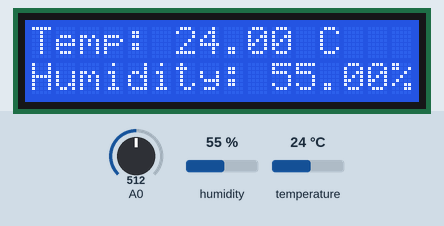
Recording of a sketch running on a simulated Arduino Mega 2560, built with avr-gcc and run on an emulated ATmega2560. Shown: 16×2 character LCD. Inputs (shaded band) come from the test bench; at power-on: temperature 24 °C, humidity 55 %, A0 = 512. What the sketch prints to the serial monitor is not drawn.

Above: at 1.2 s.
1.3 s: temperature set to 6 °C
At 2.8 s:
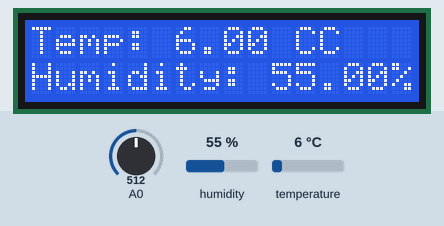
3.6 s: humidity set to 22 %
At 5.3 s:
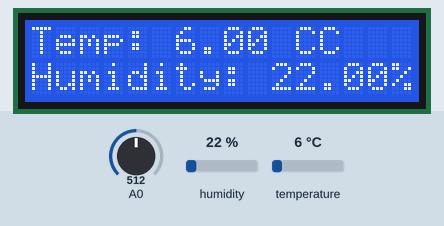
5.6 s: humidity set to 40 %
At 6.7 s:
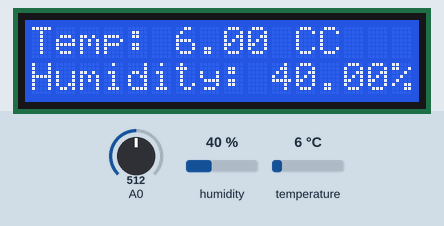
7.6 s: temperature set to 12 °C
At 9.2 s:
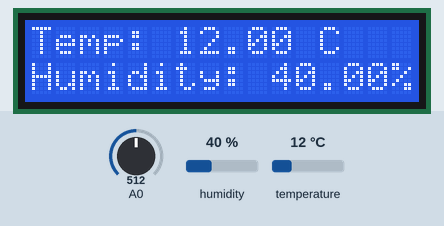
Timing chart, 0 to 10.7 s (numbered marks = the images above; inputs shaded):
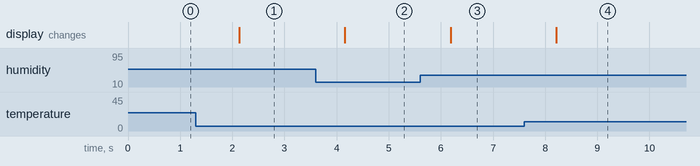

Measured:
- after the input at 1.3 s, the display: changes after 0.83 s (image 1)
- after the input at 3.6 s, the display: changes after 0.56 s (image 2)
- after the input at 5.6 s, the display: changes after 0.58 s (image 3)
- after the input at 7.6 s, the display: changes after 0.61 s (image 4)

The sketch:

final_project.ino
```cpp
#include <LiquidCrystal.h>
#include <DHT.h>
#include <Stepper.h>
#include <RTClib.h>

#define RDA 0x80
#define TBE 0x20

#define RLED 44
#define GLED 45
#define BLED 46
#define YLED 47

#define DHT11_PIN 49
#define DHTTYPE DHT11
#define waterSensor A0
#define fanPin 2
#define ventPin A1

#define strtButton 50
#define RstButton 51
#define stpButton 52

    // LED State
enum States {
  DISABLED = 1,
  IDLE = 2,
  ERROR = 3,
  RUNNING = 4
};

States currentState = DISABLED;

bool fanRunning = false;
bool systemEnabled = false;

  // Water Humidity and Temperature/Steps
const int LOW_WATER = 300;
const int LOW_TEMP = 25;    // low temperature threshold
const int HIGH_TEMP = 30;   // high temperature threshold
const int MAX_STEPS = 200;

  //Buttons
  bool startButton = false;
  bool resetButton = false;
  bool stopButton = false;

  //global ticks counter
int currentTicks = 0;
int timer_running = 0;

  // Setup LCD
LiquidCrystal lcd(35, 34, 33, 32, 31, 30);

  // Setup DHT
DHT dht(DHT11_PIN, DHT11);

RTC_DS1307 rtc;

const long interval = 1000;  // interval at which to blink (milliseconds)

// Setup Stepper
Stepper stepperMot(2048, 9, 10, 11, 12);

  // Water Level
  int waterLevel = 0;
  // Fan
const int speedPin = 7;
const int dir1 = 6;
const int dir2 = 5;
const int motorSpeed = 255;

bool displayTemperatureHumidity = false;
bool stepperOn = false;
bool monitorWater = false;
bool fanOn = false;
int led1 = -1;

  // UART Pointers
volatile unsigned char *myUCSR0A  = (unsigned char *)0x00C0;
volatile unsigned char *myUCSR0B  = (unsigned char *)0x00C1;
volatile unsigned char *myUCSR0C  = (unsigned char *)0x00C2;
volatile unsigned int  *myUBRR0   = (unsigned int *) 0x00C4;
volatile unsigned char *myUDR0    = (unsigned char *) 0x00C6;

  // GPIO Pointers
volatile unsigned char *portA     = (unsigned char *) 0x22;
volatile unsigned char *portDDRA  = (unsigned char *) 0x21;
volatile unsigned char *pinA      = (unsigned char *) 0x20;

volatile unsigned char *portB     = (unsigned char *) 0x25;
volatile unsigned char *portDDRB  = (unsigned char *) 0x24;
volatile unsigned char *pinB      = (unsigned char *) 0x23;

volatile unsigned char *portC     = (unsigned char *) 0x28;
volatile unsigned char *portDDRC  = (unsigned char *) 0x27;
volatile unsigned char *pinC      = (unsigned char *) 0x26;

volatile unsigned char *portD     = (unsigned char *) 0x2B;
volatile unsigned char *portDDRD  = (unsigned char *) 0x2A;
volatile unsigned char *pinD      = (unsigned char *) 0x29;

volatile unsigned char *portE     = (unsigned char *) 0x2E;
volatile unsigned char *portDDRE  = (unsigned char *) 0x2D;
volatile unsigned char *pinE      = (unsigned char *) 0x2C;

  // ADC Pointers
volatile unsigned char* my_ADMUX = (unsigned char*) 0x7C;
volatile unsigned char* my_ADCSRB = (unsigned char*) 0x7B;
volatile unsigned char* my_ADCSRA = (unsigned char*) 0x7A;
volatile unsigned int* my_ADC_DATA = (unsigned int*) 0x78;

  // ISR Pointers
volatile unsigned char *myTCCR1A = (unsigned char *) 0x80;
volatile unsigned char *myTCCR1B = (unsigned char *) 0x81;
volatile unsigned char *myTCCR1C = (unsigned char *) 0x82;
volatile unsigned char *myTIMSK1 = (unsigned char *) 0x6F;
volatile unsigned char *myTIFR1   = (unsigned char *) 0x36;
volatile unsigned int  *myTCNT1   = (unsigned  int *) 0x84;

void setup() {
    // Start the UART
  U0Init(9600);
    // setup the ADC
  adc_init();
    // Initialize LCD
  lcd.begin(16, 2);
    // Initialize DHT sensor
  dht.begin();
    // Initialize RTC
  rtc.begin();
  rtc.adjust(DateTime(F(__DATE__), F(__TIME__)));
    // Stepper Motor
  stepperMot.setSpeed(50);

  currentState = IDLE;
}

void loop() {
  switch (currentState) {
    case DISABLED:
      fanOn = false;
      displayTemperatureHumidity = false;
      stepperOn = true;
      monitorWater = false;
      led1 = 3;

      break;

    case IDLE:
      fanOn = false;
      displayTemperatureHumidity = true;
      stepperOn = true;
      monitorWater = true;
      led1 = 2;

      break;

    case ERROR:
    lcd.clear();
    lcd.print("Error: Low Water Levels!");

      fanOn = false;
      displayTemperatureHumidity = true;
      stepperOn = false;
      monitorWater = true;
      led1 = 0;

      break;

    case RUNNING:
      fanOn = true;
      displayTemperatureHumidity = true;
      stepperOn = true;
      monitorWater = true;
      led1 = 1;
      break;
  }

    waterLevel = adc_read(0);

    // Temperature and Humidity
    float temperature = dht.readTemperature();
    float humidity = dht.readHumidity();

    // ADC
    unsigned char adc_channel_num = 0;

    // Display Temperature and Humidity on LCD
    lcd.setCursor(0, 0);
    lcd.print("Temp: ");
    lcd.print(temperature);
    lcd.print(" C");

    lcd.setCursor(0, 1);
    lcd.print("Humidity: ");
    lcd.print(humidity);
    lcd.print("%");

    Serial.print("Humidity: ");
    Serial.print(humidity);
}

/*
ADC Functions
*/
void adc_init()
{
  // setup the A register
  *my_ADCSRA |= 0b10000000; // set bit   7 to 1 to enable the ADC
  *my_ADCSRA &= 0b11011111; // clear bit 6 to 0 to disable the ADC trigger mode
  *my_ADCSRA &= 0b11110111; // clear bit 5 to 0 to disable the ADC interrupt
  *my_ADCSRA &= 0b11111000; // clear bit 0-2 to 0 to set prescaler selection to slow reading
  // setup the B register
  *my_ADCSRB &= 0b11110111; // clear bit 3 to 0 to reset the channel and gain bits
  *my_ADCSRB &= 0b11111000; // clear bit 2-0 to 0 to set free running mode
  // setup the MUX Register
  *my_ADMUX  &= 0b01111111; // clear bit 7 to 0 for AVCC analog reference
  *my_ADMUX  |= 0b01000000; // set bit   6 to 1 for AVCC analog reference
  *my_ADMUX  &= 0b11011111; // clear bit 5 to 0 for right adjust result
  *my_ADMUX  &= 0b11100000; // clear bit 4-0 to 0 to reset the channel and gain bits
}

unsigned int adc_read(unsigned char adc_channel_num)
{
  // clear the channel selection bits (MUX 4:0)
  *my_ADMUX  &= 0b11100000;
  // clear the channel selection bits (MUX 5)
  *my_ADCSRB &= 0b11110111;
  // set the channel number
  if(adc_channel_num > 7)
  {
    // set the channel selection bits, but remove the most significant bit (bit 3)
    adc_channel_num -= 8;
    // set MUX bit 5
    *my_ADCSRB |= 0b00001000;
  }
  // set the channel selection bits
  *my_ADMUX  += adc_channel_num;
  // set bit 6 of ADCSRA to 1 to start a conversion
  *my_ADCSRA |= 0x40;
  // wait for the conversion to complete
  while((*my_ADCSRA & 0x40) != 0);
  // return the result in the ADC data register
  return *my_ADC_DATA;
}

/*
UART Functions
*/
void U0Init(int U0baud)
{
 unsigned long FCPU = 16000000;
 unsigned int tbaud;
 tbaud = (FCPU / 16 / U0baud - 1);
 // Same as (FCPU / (16 * U0baud)) - 1;
 *myUCSR0A = 0x20;
 *myUCSR0B = 0x18;
 *myUCSR0C = 0x06;
 *myUBRR0  = tbaud;
}

unsigned char kbhit()
{
  return *myUCSR0A & RDA;
}

unsigned char getChar()
{
  return *myUDR0;
}

void putChar(unsigned char U0pdata)
{
  while((*myUCSR0A & TBE)==0);
  *myUDR0 = U0pdata;
}

/*
ISR Functions
*/
// Timer setup function
void setup_timer_regs()
{
  // setup the timer control registers
  *myTCCR1A= 0x00;
  *myTCCR1B= 0X00;
  *myTCCR1C= 0x00;

  // reset the TOV flag
  *myTIFR1 |= 0x01;

  // enable the TOV interrupt
  *myTIMSK1 |= 0x01;
}


// TIMER OVERFLOW ISR
ISR(TIMER1_OVF_vect)
{
  // Stop the Timer
  *myTCCR1B &= 0xF8;
  // Load the Count
  *myTCNT1 =  (unsigned int) (65535 -  (unsigned long) (currentTicks));
  // Start the Timer
  *myTCCR1B |=   0x05;
  // if it's not the STOP amount
  if(currentTicks != 65535)
  {
    // XOR to toggle PB6
    *portB ^= 0x40;
  }
}
```
